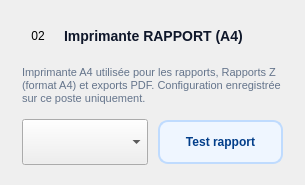
                                                            <widget class="QFrame" name="section_card">
                                                                <layout class="QVBoxLayout" name="secPrinterReportLayout">
                                                                    <property name="spacing">
                                                                        <number>14</number>
                                                                    </property>
                                                                    <property name="leftMargin">
                                                                        <number>22</number>
                                                                    </property>
                                                                    <property name="topMargin">
                                                                        <number>20</number>
                                                                    </property>
                                                                    <property name="rightMargin">
                                                                        <number>22</number>
                                                                    </property>
                                                                    <property name="bottomMargin">
                                                                        <number>20</number>
                                                                    </property>
                                                                    <item>
                                                                        <layout class="QHBoxLayout" name="secPrinterReportHeader">
                                                                            <property name="spacing">
                                                                                <number>10</number>
                                                                            </property>
                                                                            <item>
                                                                                <widget class="QLabel" name="secPrinterReportIcon">
                                                                                    <property name="minimumSize">
                                                                                        <size>
                                                                                            <width>32</width>
                                                                                            <height>32</height>
                                                                                        </size>
                                                                                    </property>
                                                                                    <property name="maximumSize">
                                                                                        <size>
                                                                                            <width>32</width>
                                                                                            <height>32</height>
                                                                                        </size>
                                                                                    </property>
                                                                                    <property name="styleSheet">
                                                                                        <string notr="true">QLabel#section_icon { background: #e0f2fe; color: #023E8A; border-radius: 8px; padding: 6px; font-size: 12px; font-weight: 800; }</string>
                                                                                    </property>
                                                                                    <property name="text">
                                                                                        <string>02</string>
                                                                                    </property>
                                                                                    <property name="alignment">
                                                                                        <set>Qt::AlignmentFlag::AlignCenter</set>
                                                                                    </property>
                                                                                </widget>
                                                                            </item>
                                                                            <item>
                                                                                <widget class="QLabel" name="secPrinterReportTitle">
                                                                                    <property name="styleSheet">
                                                                                        <string notr="true">color: #0f172a; font-size: 14px; font-weight: 800;</string>
                                                                                    </property>
                                                                                    <property name="text">
                                                                                        <string>Imprimante RAPPORT (A4)</string>
                                                                                    </property>
                                                                                </widget>
                                                                            </item>
                                                                            <item>
                                                                                <spacer name="secPrinterReportSpacer">
                                                                                    <property name="orientation">
                                                                                        <enum>Qt::Orientation::Horizontal</enum>
                                                                                    </property>
                                                                                    <property name="sizeHint" stdset="0">
                                                                                        <size>
                                                                                            <width>40</width>
                                                                                            <height>20</height>
                                                                                        </size>
                                                                                    </property>
                                                                                </spacer>
                                                                            </item>
                                                                        </layout>
                                                                    </item>
                                                                    <item>
                                                                        <widget class="QLabel" name="lbl_printer_report_desc">
                                                                            <property name="styleSheet">
                                                                                <string notr="true">color: #64748b; font-size: 11px;</string>
                                                                            </property>
                                                                            <property name="text">
                                                                                <string>Imprimante A4 utilisée pour les rapports, Rapports Z (format A4) et exports PDF. Configuration enregistrée sur ce poste uniquement.</string>
                                                                            </property>
                                                                            <property name="wordWrap">
                                                                                <bool>true</bool>
                                                                            </property>
                                                                        </widget>
                                                                    </item>
                                                                    <item>
                                                                        <layout class="QHBoxLayout" name="printerReportRow">
                                                                            <property name="spacing">
                                                                                <number>10</number>
                                                                            </property>
                                                                            <item>
                                                                                <widget class="QComboBox" name="combo_printer_report">
                                                                                    <property name="minimumSize">
                                                                                        <size>
                                                                                            <width>0</width>
                                                                                            <height>46</height>
                                                                                        </size>
                                                                                    </property>
                                                                                </widget>
                                                                            </item>
                                                                            <item>
                                                                                <widget class="QPushButton" name="btn_test_print_report">
                                                                                    <property name="minimumSize">
                                                                                        <size>
                                                                                            <width>0</width>
                                                                                            <height>44</height>
                                                                                        </size>
                                                                                    </property>
                                                                                    <property name="cursor">
                                                                                        <cursorShape>PointingHandCursor</cursorShape>
                                                                                    </property>
                                                                                    <property name="styleSheet">
                                                                                        <string notr="true">QPushButton { background: #eff6ff; color: #023E8A; border: 1.5px solid #bfdbfe; border-radius: 10px; padding: 0 20px; font-size: 12px; font-weight: 700; }
QPushButton:hover { background: #dbeafe; }</string>
                                                                                    </property>
                                                                                    <property name="text">
                                                                                        <string>Test rapport</string>
                                                                                    </property>
                                                                                </widget>
                                                                            </item>
                                                                        </layout>
                                                                    </item>
                                                                </layout>
                                                            </widget>
